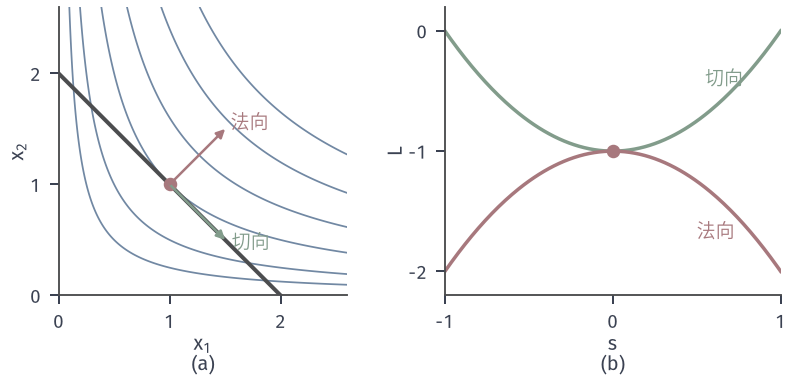

This chart was generated by the following Python code:
from pathlib import Path
import sys
sys.path.insert(0, str(Path(__file__).resolve().parents[1]/'sens-common'))
from sens_core import *
# min -x1*x2 s.t. x1+x2=2. Lagrangian with nu=1 curves up along the constraint and down across it.
fig, axs = figure(width_mm=112, height_mm=54, ncols=2)
ax = axs[0]
X, Y = np.meshgrid(np.linspace(.02, 2.6, 300), np.linspace(.02, 2.6, 300))
Z = X*Y
ax.contour(X, Y, Z, levels=[.25, .5, 1, 1.6, 2.4, 3.3], colors=BLUE, linewidths=.7)
ax.plot([0, 2.3], [2, -.3], color=ACTIVE, lw=1.6, zorder=3)
opt_point(ax, (1, 1))
kw = dict(arrowstyle='-|>', lw=1.0, mutation_scale=7, shrinkA=0, shrinkB=0)
ax.annotate('', xy=(1.5, .5), xytext=(1, 1), arrowprops=dict(color=GREEN, **kw), zorder=9)
ax.annotate('', xy=(1.5, 1.5), xytext=(1, 1), arrowprops=dict(color=RED, **kw), zorder=9)
ax.text(1.56, .48, '切向', fontsize=7.5, color=GREEN, va='center'); ax.text(1.55, 1.56, '法向', fontsize=7.5, color=RED, va='center')
ax.set_aspect('equal'); clean(ax, (0, 2.6), (0, 2.6), xlabel='$x_1$', ylabel='$x_2$', sub='(a)')
ax.set_xticks([0, 1, 2]); ax.set_yticks([0, 1, 2])
ax = axs[1]
S = np.linspace(-1, 1, 201)
ax.plot(S, S**2-1, color=GREEN, lw=1.4); ax.plot(S, -1-S**2, color=RED, lw=1.4)
opt_point(ax, (0, -1))
ax.text(.55, -.45, '切向', fontsize=7.5, color=GREEN); ax.text(.5, -1.72, '法向', fontsize=7.5, color=RED)
clean(ax, (-1, 1), (-2.2, .2), xlabel='$s$', sub='(b)', ylabel=r'$\mathcal{L}$')
ax.set_xticks([-1, 0, 1]); ax.set_yticks([-2, -1, 0])
save(fig, Path(__file__).resolve().parent, 'figure', {'along_tangent': 's^2-1', 'along_normal': '-1-s^2'})
